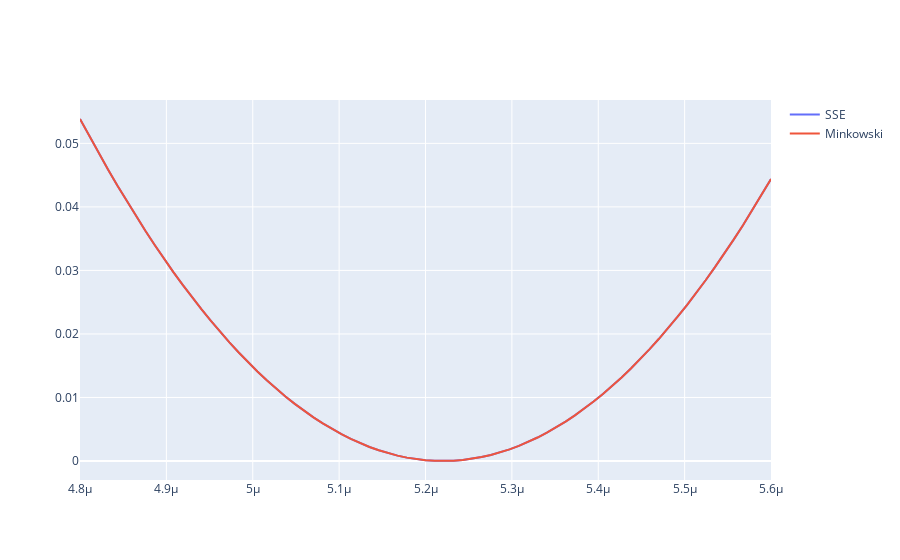

Write notebook code for a chart like this one.
### Code cell
y_minkowski = []
for i in x_range:
    y_minkowski.append(cost_minkowski([7.56e-05, i]))

fig = go.Figure()
fig.add_trace(go.Scatter(x=x_range, y=y_SSE, mode="lines", name="SSE"))
fig.add_trace(go.Scatter(x=x_range, y=y_minkowski, mode="lines", name="Minkowski"))
fig.show()
